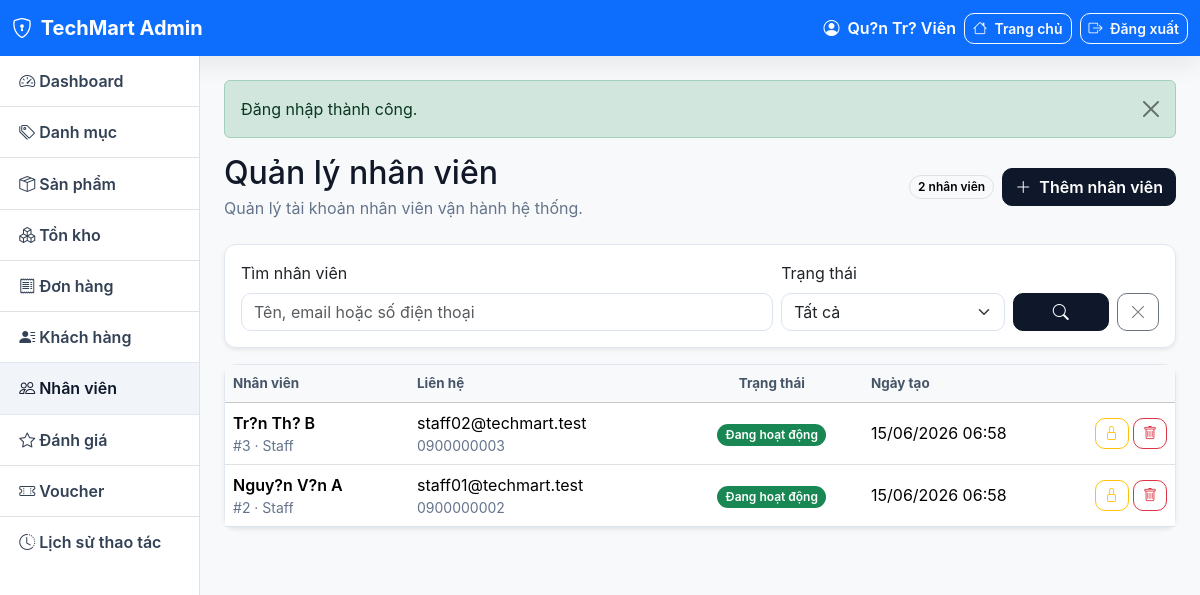
The page /admin/employees (signed in) on the database its author committed.
### tables this page shows
CREATE TABLE users (
    id            INT UNSIGNED AUTO_INCREMENT PRIMARY KEY,
    username      VARCHAR(100) NOT NULL UNIQUE,
    email         VARCHAR(150) NOT NULL UNIQUE,
    password_hash VARCHAR(255) NOT NULL,
    full_name     VARCHAR(100) NOT NULL,
    phone         VARCHAR(20)  DEFAULT '',
    address       TEXT,
    role          ENUM('customer', 'staff', 'admin') NOT NULL DEFAULT 'customer',
    status        ENUM('active', 'locked')           NOT NULL DEFAULT 'active',
    email_verified_at TIMESTAMP NULL DEFAULT NULL,
    email_verification_token VARCHAR(64) DEFAULT NULL,
    email_verification_sent_at TIMESTAMP NULL DEFAULT NULL,
    password_reset_token VARCHAR(64) DEFAULT NULL,
    password_reset_expires_at TIMESTAMP NULL DEFAULT NULL,
    password_reset_sent_at TIMESTAMP NULL DEFAULT NULL,
    created_at    TIMESTAMP DEFAULT CURRENT_TIMESTAMP,
    updated_at    TIMESTAMP DEFAULT CURRENT_TIMESTAMP ON UPDATE CURRENT_TIMESTAMP,
    INDEX idx_role_status (role, status),
    INDEX idx_email_verification_token (email_verification_token),
    INDEX idx_password_reset_token (password_reset_token)
);

### app/Core/View.php (called while the page is built, shortened)
<?php
final class View
{
    public static function render(string $view, array $data = [], ?string $layout = 'customer'): void
    {
        $viewsPath = App::$config['paths']['views'];
        $viewFile  = $viewsPath . '/' . $view . '.php';
        extract($data, EXTR_SKIP);
        require $viewFile;
    }
}

### app/Core/Controller.php (called while the page is built, shortened)
<?php
abstract class Controller
{
    protected function view(string $view, array $data = [], ?string $layout = 'customer'): void
    {
        View::render($view, $data, $layout);
    }
}

### app/Controllers/Admin/EmployeeController.php (called while the page is built, shortened)
<?php
final class EmployeeController extends Controller
{
    public function index(): void
    {
        $page = isset($_GET['page']) ? (int)$_GET['page'] : 1;
        $keyword = trim((string)($_GET['q'] ?? ''));
        $status = trim((string)($_GET['status'] ?? ''));
        $this->view('admin/employees/index', [
            'title' => 'Quản lý nhân viên',
            'result' => (new Employee())->paginateStaff(
                $page,
                10,
                $keyword !== '' ? $keyword : null,
                $status !== '' ? $status : null
            ),
            'filters' => [
                'q' => $keyword,
                'status' => $status,
            ],
        ], 'admin');
    }
}

### app/Core/App.php (called while the page is built, shortened)
<?php
final class App
{
    public static Router $router;
    public static function run(): void
    {
        self::dispatch();
    }
    private static function registerAutoloader(): void
    {
        require_once __DIR__ . '/helpers.php';
    }
    private static function dispatch(): void
    {
        self::$router = new Router();
        self::$router->dispatch();
    }
}

### public/index.php (called while the page is built, shortened)
<?php
require dirname(__DIR__) . '/app/Core/App.php';
App\Core\App::run();

### app/Core/helpers.php (called while the page is built, shortened)
<?php
if (!function_exists('e')) {
    function e(mixed $value): string
    {
        return htmlspecialchars((string)($value ?? ''), ENT_QUOTES | ENT_SUBSTITUTE, 'UTF-8');
    }
}
if (!function_exists('url')) {
    function url(string $path = ''): string
    {
        $base = App::$config['app']['url'] ?? '';
        return rtrim($base, '/') . '/' . ltrim($path, '/');
    }
}

### app/Core/Database.php (called while the page is built, shortened)
<?php
final class Database
{
    private static ?PDO $instance = null;
    public static function pdo(): PDO
    {
        if (self::$instance !== null) {
            return self::$instance;
        }
        $cfg = App::$config['db'];
        $dsn = sprintf(
            'mysql:host=%s;port=%d;dbname=%s;charset=%s',
            $cfg['host'], $cfg['port'], $cfg['name'], $cfg['charset']
        );
        try {
            self::$instance = new PDO($dsn, $cfg['user'], $cfg['pass'], [
                PDO::ATTR_ERRMODE            => PDO::ERRMODE_EXCEPTION,
                PDO::ATTR_DEFAULT_FETCH_MODE => PDO::FETCH_ASSOC,
                PDO::ATTR_EMULATE_PREPARES   => false,
                PDO::MYSQL_ATTR_INIT_COMMAND => "SET NAMES {$cfg['charset']} COLLATE utf8mb4_unicode_ci",
            ]);
        } catch (PDOException $e) {
            $debug = App::$config['app']['debug'] ?? false;
            $msg = $debug ? $e->getMessage() : 'Database connection error';
            throw new \RuntimeException($msg, (int)$e->getCode());
        }
        return self::$instance;
    }
}

### app/Core/Model.php (called while the page is built, shortened)
<?php
abstract class Model
{
    protected function db(): PDO
    {
        return Database::pdo();
    }
}

### app/Models/Employee.php (called while the page is built, shortened)
<?php
final class Employee extends Model
{
    public function paginateStaff(
        int $page = 1,
        int $perPage = 10,
        ?string $keyword = null,
        ?string $status = null
    ): array {
        $page = max(1, $page);
        $offset = ($page - 1) * $perPage;
        $where = ["role = 'staff'"];
        $params = [];
        $whereSql = 'WHERE ' . implode(' AND ', $where);
        $countStmt = $this->db()->prepare("SELECT COUNT(*) FROM users $whereSql");
        $countStmt->execute($params);
        $total = (int)$countStmt->fetchColumn();
        $stmt = $this->db()->prepare("
            SELECT *
            FROM users
            $whereSql
            ORDER BY created_at DESC, id DESC
            LIMIT $perPage OFFSET $offset
        ");
        $stmt->execute($params);
        return [
            'rows' => $stmt->fetchAll(),
            'total' => $total,
            'page' => $page,
            'perPage' => $perPage,
            'lastPage' => (int)ceil($total / $perPage),
        ];
    }
}

### app/Views/admin/employees/index.php (the view, shortened to what this page needs)
<?php
$filters = $filters ?? ['q' => '', 'status' => ''];
?>
<div class="d-flex flex-wrap justify-content-between align-items-center gap-3 mb-4">
    <div>
        <h2 class="mb-1">Quản lý nhân viên</h2>
        <div class="text-muted">Quản lý tài khoản nhân viên vận hành hệ thống.</div>
    </div>
    <div class="d-flex flex-wrap align-items-center gap-2">
        <span class="badge text-bg-light border"><?= number_format((int)$result['total']) ?> nhân viên</span>
        <a href="<?= url('/admin/employees/create') ?>" class="btn btn-primary">
            <i class="bi bi-plus-lg me-1"></i> Thêm nhân viên
        </a>
    </div>
</div>
<div class="card shadow-sm mb-3">
    <div class="card-body">
        <form class="row g-2 align-items-end" method="get" action="<?= url('/admin/employees') ?>">
            <div class="col-md-7">
                <label class="form-label">Tìm nhân viên</label>
                <input type="search" name="q" class="form-control" value="<?= e($filters['q']) ?>" placeholder="Tên, email hoặc số điện thoại">
            </div>
            <div class="col-md-3">
                <label class="form-label">Trạng thái</label>
                <select name="status" class="form-select">
                    <option value="">Tất cả</option>
                </select>
            </div>
            <div class="col-md-2 d-flex gap-2">
                <button class="btn btn-primary flex-fill" type="submit"><i class="bi bi-search"></i></button>
                <a class="btn btn-outline-secondary" href="<?= url('/admin/employees') ?>"><i class="bi bi-x-lg"></i></a>
            </div>
        </form>
    </div>
</div>
<div class="card shadow-sm">
    <div class="card-body p-0">
        <table class="table table-hover mb-0 align-middle admin-employees-table">
            <thead class="table-light">
                <tr>
                    <th>Nhân viên</th>
                    <th>Liên hệ</th>
                    <th class="text-center">Trạng thái</th>
                    <th>Ngày tạo</th>
                    <th style="width:90px"></th>
                </tr>
            </thead>
            <tbody>
                <?php if (empty($result['rows'])): ?>
                    <tr><td colspan="5" class="text-center py-4 text-muted">Chưa có nhân viên phù hợp.</td></tr>
                <?php else: ?>
                    <?php foreach ($result['rows'] as $employee): ?>
                        <tr>
                            <td>
                                <div class="fw-semibold"><?= e($employee['full_name']) ?></div>
                                <div class="text-muted small">#<?= e($employee['id']) ?> · Staff</div>
                            </td>
                            <td>
                                <div><?= e($employee['email']) ?></div>
                                <div class="text-muted small"><?= e($employee['phone'] ?: 'Chưa có SĐT') ?></div>
                            </td>
                            <td class="text-center">
                                <?php if ($employee['status'] === 'active'): ?>
                                    <span class="badge bg-success">Đang hoạt động</span>
                                <?php else: ?>
                                    <span class="badge bg-secondary">Đã khóa</span>
                                <?php endif; ?>
                            </td>
                            <td><?= e(date('d/m/Y H:i', strtotime((string)$employee['created_at']))) ?></td>
                            <td class="text-end">
                                <?php if ($employee['status'] === 'active'): ?>
                                    <form action="<?= url('/admin/employees/' . $employee['id'] . '/lock') ?>"
                                          method="post" class="d-inline"
                                          data-confirm="Khóa tài khoản nhân viên này?">
                                        <button class="btn btn-sm btn-outline-warning" title="Khóa">
                                            <i class="bi bi-lock"></i>
                                        </button>
                                    </form>
                                <?php endif; ?>
                                <form action="<?= url('/admin/employees/' . $employee['id'] . '/delete') ?>"
                                      method="post" class="d-inline"
                                      data-confirm="Xóa nhân viên này? Nếu có dữ liệu liên quan, hệ thống sẽ khóa tài khoản thay vì xóa cứng.">
                                    <button class="btn btn-sm btn-outline-danger" title="Xóa hoặc khóa">
                                        <i class="bi bi-trash"></i>
                                    </button>
                                </form>
                            </td>
                        </tr>
                    <?php endforeach; ?>
                <?php endif; ?>
            </tbody>
        </table>
    </div>
</div>

### app/Core/Router.php (shortened to what this page needs)
<?php
final class Router
{
    private array $routes = [];
    private function add(string $method, string $path, array $handler, ?string $middleware): void
    {
        $pattern = preg_replace('#\{([a-z_][a-z0-9_]*)\}#i', '(?P<$1>[^/]+)', $path);
        $pattern = '#^' . $pattern . '$#';
        $this->routes[] = [
            'method'     => $method,
            'pattern'    => $pattern,
            'handler'    => $handler,
            'middleware' => $middleware,
        ];
    }
    public function dispatch(): void
    {
        $method = $_SERVER['REQUEST_METHOD'] ?? 'GET';
        $uri    = parse_url($_SERVER['REQUEST_URI'] ?? '/', PHP_URL_PATH) ?? '/';
        $base = $this->detectBasePath();
if ($base !== '' && $base !== '/' && str_starts_with($uri, $base)) {
    $uri = substr($uri, strlen($base));
}
$uri = '/' . ltrim($uri, '/');
        foreach ($this->routes as $route) {
            if ($route['method'] !== $method) {
                continue;
            }
            if (!preg_match($route['pattern'], $uri, $matches)) {
                continue;
            }
            $params = array_filter(
                $matches,
                static fn($k) => !is_int($k),
                ARRAY_FILTER_USE_KEY
            );
            [$class, $method2] = $route['handler'];
            $controller = new $class();
            call_user_func_array([$controller, $method2], array_values($params));
            return;
        }
    }
    private function detectBasePath(): string
    {
        $script = $_SERVER['SCRIPT_NAME'] ?? '';
        $dir = str_replace('\\', '/', dirname($script));
        $dir = preg_replace('#/public$#', '', $dir);
        return rtrim($dir, '/');
    }
}

### public/assets/css/app.css (style rules this page uses)
:root { --tm-bg: #F8FAFC; --tm-surface: #ffffff; --tm-border: #E2E8F0; --tm-muted: #64748b; --tm-primary: #0F172A; --tm-accent: #EF4444; --tm-dark: #111827; --tm-navy: #0b1220; --tm-radius: 12px; --tm-shadow: 0 10px 28px rgba(15, 23, 42, 0.07); }
html { scroll-behavior: smooth; }
body { background: var(--tm-bg); color: var(--tm-dark); font-family: 'Be Vietnam Pro', -apple-system, BlinkMacSystemFont, "Segoe UI", Roboto, sans-serif; }
a { text-underline-offset: 3px; }
.card { border: 1px solid var(--tm-border); border-radius: var(--tm-radius); box-shadow: 0 4px 14px rgba(15, 23, 42, 0.04); transition: transform 0.16s ease, box-shadow 0.16s ease, border-color 0.16s ease; }
.table { --bs-table-hover-bg: #f8fafc; }
.table th { color: #475569; font-size: 0.84rem; font-weight: 700; letter-spacing: 0; white-space: nowrap; }
.table td { vertical-align: middle; }
.badge { border-radius: 999px; font-weight: 600; padding: 0.42em 0.68em; }
.btn { border-radius: 10px; font-weight: 600; }
.btn-primary { --bs-btn-color: #fff; --bs-btn-bg: #0F172A; --bs-btn-border-color: #0F172A; --bs-btn-hover-color: #fff; --bs-btn-hover-bg: #1e293b; --bs-btn-hover-border-color: #1e293b; --bs-btn-active-color: #fff; --bs-btn-active-bg: #1e293b; --bs-btn-active-border-color: #1e293b; --bs-btn-focus-shadow-rgb: 15, 23, 42; --bs-btn-disabled-bg: #0F172A; --bs-btn-disabled-border-color: #0F172A; }
.btn-sm { min-width: 34px; }
.form-control, .form-select { border-color: #dbe3ef; border-radius: 10px; }
.text-muted { color: var(--tm-muted) !important; }
.admin-employees-table td, .admin-employees-table th { white-space: nowrap; }
.admin-employees-table td:first-child, .admin-employees-table th:first-child, .admin-employees-table td:nth-child(2), .admin-employees-table th:nth-child(2) { white-space: normal; }

### rows shown on the page
users: full_name "Tr?n Th? B", id "3", email "staff02@techmart.test", phone "0900000003", status "Đang hoạt động", created_at "15/06/2026 06:58"
users: full_name "Nguy?n V?n A", id "2", email "staff01@techmart.test", phone "0900000002", status "Đang hoạt động", created_at "15/06/2026 06:58"

### other values the page prints
$label "Dashboard"
$label "Danh mục"
$label "Sản phẩm"
$label "Tồn kho"
$label "Đơn hàng"
$label "Khách hàng"
$label "Nhân viên"
$label "Đánh giá"
$label "Voucher"
$label "Lịch sử thao tác"
$msg "Đăng nhập thành công."
